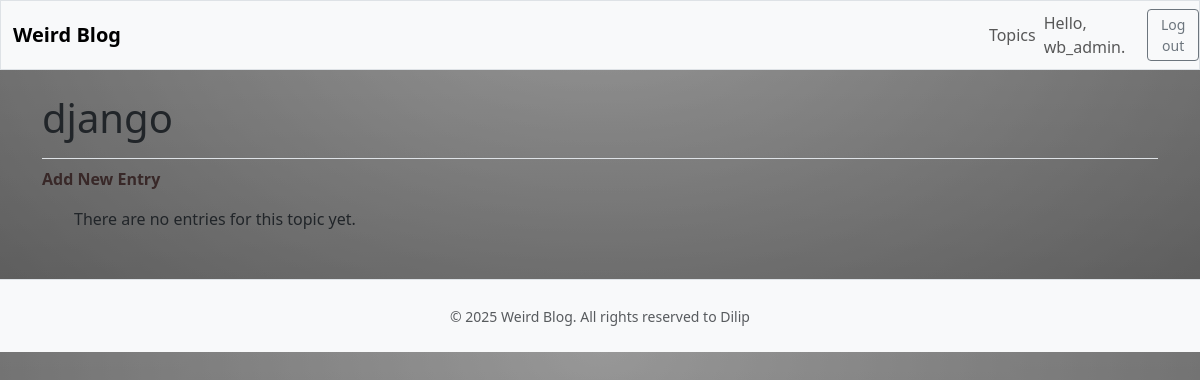
The page /topics/4/ (signed in) on the database as committed earlier.
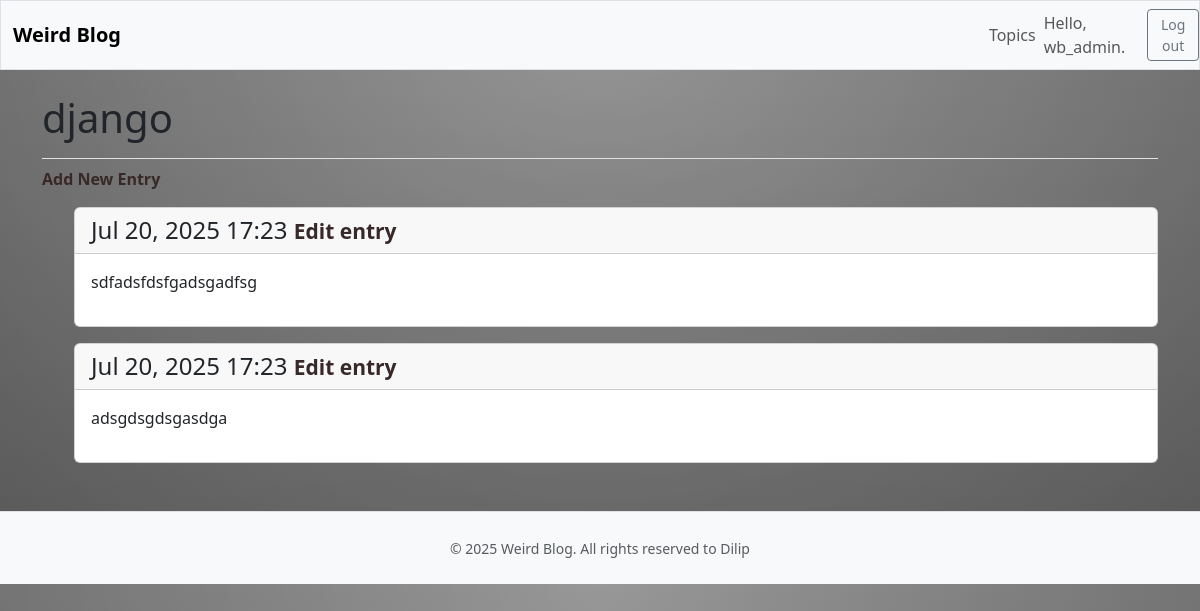
The same page on the database as committed later.
### weird_blog/models.py (models this page shows, shortened)
class Entry(models.Model):
    topic = models.ForeignKey(Topic, on_delete = models.CASCADE)
    text = models.TextField()
    date_added = models.DateTimeField(auto_now_add = True)
    class Meta():
        verbose_name_plural = 'entries'

### weird_blog/views.py (the view)
# urls.py: path('topics/<int:topic_id>/', views.topic, name = 'topic'),
@login_required
def topic(request, topic_id):
    topic = Topic.objects.get(id=topic_id)
    if topic.owner != request.user:
        raise Http404
    entries = topic.entry_set.order_by('-date_added')
    context = {'topic': topic, 'entries' : entries}
    return render(request, 'weird_blog/topic.html', context)

### weird_blog/templates/weird_blog/topic.html (shortened to what this page needs)
{% extends 'weird_blog/base.html' %}
{% load django_bootstrap5 %}
{% block page_header %}
<h1>{{topic.text}}</h1>
{% endblock page_header %}
{% block content %}
<p>
    <a href="{% url 'weird_blog:new_entry' topic.id %}" class="text-decoration-none">Add New Entry</a>
</p>
<ul>
    {% for entry in entries %}
    <div class="card mb-3">
        <h4 class="card-header">
            {{ entry.date_added|date:"M d, Y H:i" }}
            <small> <a href="{% url 'weird_blog:edit_entry' entry.id %}" class="text-decoration-none">Edit
                    entry</a></small>
        </h4>
        <div class="card-body">{{ entry.text | linebreaks }}</div>
    </div>
    {% empty %}
    <p>There are no entries for this topic yet.</p>
    {% endfor %}
</ul>
{% endblock content %}

Rows that differ between the two databases and show on the page:
added Entry: date_added "Jul 20, 2025 17:23", text "sdfadsfdsfgadsgadfsg"
added Entry: date_added "Jul 20, 2025 17:23", text "adsgdsgdsgasdga"
Other text that changed with them:
text no longer shown: "There are no entries for this topic yet."
